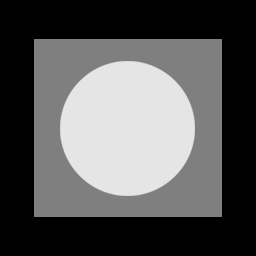
#> input picture Chapter 4/original_pattern.tif, 256 x 256 px
$ python adding_gaussian_and_saltandpepper_noise_and_their_histogram.py
#> lines starting #> are read from the running program, lines starting #| are printed output that depends on the picture
import numpy as np
import random
from PIL import Image
import matplotlib.pyplot as plt
from PIL.ImageOps import equalize


def sp_noise(image,prob):
    '''
    Add salt and pepper noise to image
    prob: Probability of the noise
    '''
    output = np.zeros(image.shape,np.uint8)
    thres = 1 - prob
    for i in range(image.shape[0]):
        for j in range(image.shape[1]):
            rdn = random.random()
            if rdn < prob:
                output[i][j] = 0
            elif rdn > thres:
                output[i][j] = 255
            else:
                output[i][j] = image[i][j]
    return output

im = Image.open('original_pattern.tif')
#> im is the input picture: PIL image 256x256 L; min 0, max 229, mean 87.1
out = im.convert("L")
img = np.array(im)
histogram_original = out.histogram()
#> histogram_original = 256 values, max 32072 at index 0, min 0 at index 1, mean 256
out.show()

mean = 0
var = 10
sigma = var ** 0.5
gaussian = np.random.normal(mean, sigma, (256, 256))
noisy_image = np.zeros(img.shape, np.float32)

if len(img.shape) == 2:
    noisy_image = img + gaussian
else:
    noisy_image[:, :, 0] = img[:, :, 0] + gaussian
    noisy_image[:, :, 1] = img[:, :, 1] + gaussian
    noisy_image[:, :, 2] = img[:, :, 2] + gaussian


gausian_noisy_im = Image.fromarray(noisy_image)
gausian_noisy_im.show()
gausian_noisy_histogram = gausian_noisy_im.histogram()
#> gausian_noisy_histogram = 256 values, max 4174 at index 14, min 0 at index 1, mean 256

salt_and_pepper_noisy = sp_noise(img,0.02)
#> after the loop in sp_noise, `for i in range(image.shape[0]):`:
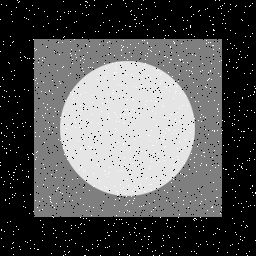
#> output: shape (256, 256); min 0, max 255, mean 88.6
salt_and_pepper_noisy_im = Image.fromarray(salt_and_pepper_noisy)
salt_and_pepper_noisy_im.show()
salt_and_pepper_noisy_histogram = salt_and_pepper_noisy_im.histogram()
#> salt_and_pepper_noisy_histogram = 256 values, max 32128 at index 0, min 0 at index 1, mean 256

# Original histogram
plt.figure(0)
for i in range(0, 256):

    plt.bar(i, histogram_original[i], alpha=0.3)

# gausian noisy histogram
plt.figure(1)
for i in range(0, 256):

    plt.bar(i, gausian_noisy_histogram[i], alpha=0.3)

# gausian noisy histogram
plt.figure(2)
for i in range(0, 256):

    plt.bar(i, salt_and_pepper_noisy_histogram[i], alpha=0.3)

plt.show()
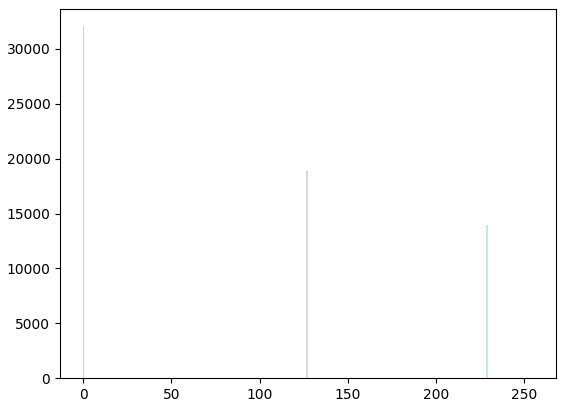
#> figure drawn by matplotlib, 1 panel
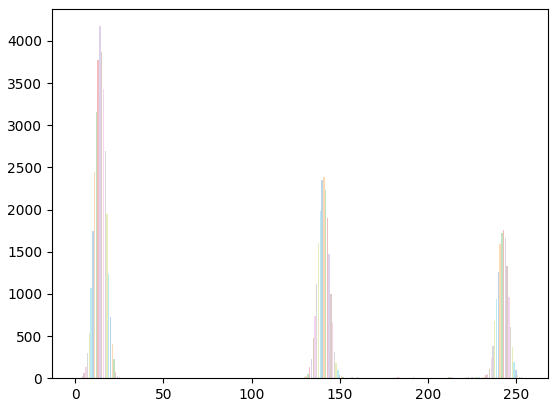
#> figure drawn by matplotlib, 1 panel
